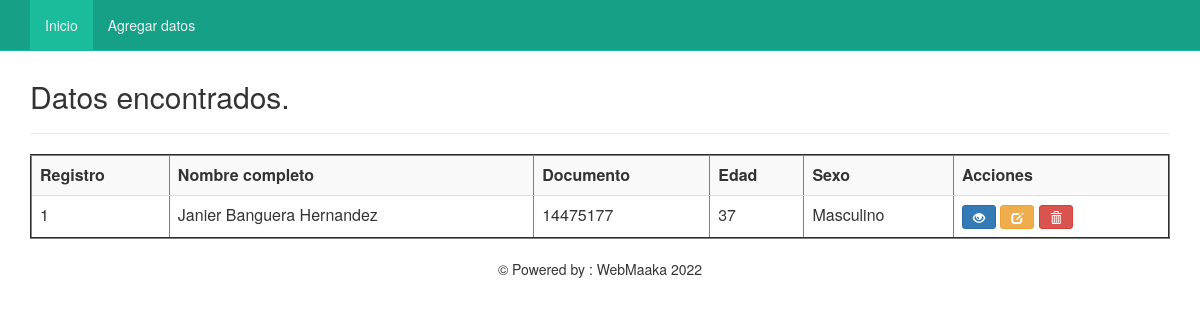
The page / on the database its author committed.
### tables this page shows
CREATE TABLE `Deportistas` (
  `registro` int(4) NOT NULL,
  `dep_nombres` varchar(50) NOT NULL,
  `dep_lugar-nac` varchar(30) NOT NULL,
  `dep_fecha-nac` varchar(30) NOT NULL,
  `dep_doc` int(10) NOT NULL,
  `dep_edad` int(3) NOT NULL,
  `dep_sexo` varchar(10) NOT NULL,
  `dep_peso` int(3) NOT NULL,
  `dep_altura` int(3) NOT NULL,
  `dep_talla-zap` int(2) NOT NULL,
  `dep_talla-cam` varchar(3) NOT NULL,
  `dep_dir` varchar(30) NOT NULL,
  `dep_barrio` varchar(20) NOT NULL,
  `dep_tel` bigint(20) NOT NULL,
  `dep_institucion` varchar(30) NOT NULL,
  `dep_curso-semestre` varchar(10) NOT NULL,
  `acud_nombres` varchar(50) NOT NULL,
  `acud_doc` int(10) NOT NULL,
  `acud_tel` bigint(20) NOT NULL
);

### index.php (the view, shortened to what this page needs)
<?php
 include("conexion.php");
?>
<html>
 <head>
	<link href="css/bootstrap.min.css" rel="stylesheet">
	<link href="css/bootstrap-datepicker.css" rel="stylesheet">
	<link href="css/style_nav.css" rel="stylesheet">
 </head>
 <body class="container">
  <nav class="navbar navbar-default navbar-fixed-top">
   <?php include('nav.php');?>
  </nav>
  <div class="containe">
		<div class="content">
			<h2>Datos encontrados.</h2>
			<hr />
			<div class="table-responsive">
			<table border=2 class="table table-striped table-hover">
				<tr>
					<th>Registro</th>
					<th>Nombre completo</th>
					<th>Documento</th>
					<th>Edad</th>
					<th>Sexo</th>
                    <th>Acciones</th>
				</tr>
				<?php
				if($filter){
					$sql = mysqli_query($con, "SELECT * FROM Deportistas ORDER BY registro ASC");
				}else{
					$sql = mysqli_query($con, "SELECT * FROM Deportistas ORDER BY registro ASC");
				}
				if(mysqli_num_rows($sql) == 0){
					echo '<tr><td colspan="8">No hay datos.</td></tr>';
				}else{
					while($row = mysqli_fetch_assoc($sql)){
						echo '
						<tr>
							<td>'.$row['registro'].'</td>
							<td>'.$row['dep_nombres'].'</a></td>
							<td>'.$row['dep_doc'].'</td>
                            <td>'.$row['dep_edad'].'</td>
                            <td>'.$row['dep_sexo'].'</td>
							<td>
<a href="profile.php?nik='.$row['registro'].'" title="Ver" class="btn btn-primary btn-sm"><span class="glyphicon glyphicon-eye-open" aria-hidden="true"></span></a>
<a href="edit.php?nik='.$row['registro'].'" title="Editar" class="btn btn-warning btn-sm"><span class="glyphicon glyphicon-edit" aria-hidden="true"></span></a>
<a href="profile.php?aksi=delete&nik='.$row['registro'].'" title="Eliminar" onclick="return confirm(\'Esta seguro de borrar los datos '.$row['dep_nombres'].'?\')" class="btn btn-danger btn-sm"><span class="glyphicon glyphicon-trash" aria-hidden="true"></span></a>
							</td>
						</tr>
						';
					}
				}
				?>
			</table>
			</div>
		</div>
	</div><center>
	<p>&copy; Powered by : WebMaaka <?php echo date("Y");?></p>
		</center>
 </body>
</html>

### css/style_nav.css (style rules this page uses)
.navbar-default { background-color: #16a085; border-color: #1abc9c; }

### index.php (style rules this page uses)
.content { margin-top: 80px; }

### rows shown on the page
deportistas: registro "1", dep_nombres "Janier Banguera Hernandez", dep_doc "14475177", dep_edad "37", dep_sexo "Masculino"
